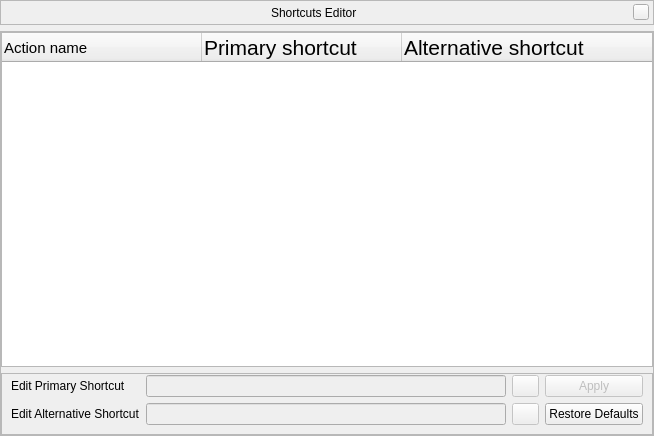
<?xml version="1.0" encoding="UTF-8"?>
<ui version="4.0">
 <class>shortcutsDialogForm</class>
 <widget class="QWidget" name="shortcutsDialogForm">
  <property name="geometry">
   <rect>
    <x>0</x>
    <y>0</y>
    <width>654</width>
    <height>436</height>
   </rect>
  </property>
  <property name="windowTitle">
   <string>Form</string>
  </property>
  <layout class="QVBoxLayout" name="verticalLayout">
   <property name="margin">
    <number>0</number>
   </property>
   <item>
    <widget class="BarFrame" name="TitleBar">
     <property name="minimumSize">
      <size>
       <width>16</width>
       <height>25</height>
      </size>
     </property>
     <property name="maximumSize">
      <size>
       <width>16777215</width>
       <height>25</height>
      </size>
     </property>
     <property name="frameShape">
      <enum>QFrame::StyledPanel</enum>
     </property>
     <property name="frameShadow">
      <enum>QFrame::Raised</enum>
     </property>
     <layout class="QHBoxLayout" name="horizontalLayout">
      <property name="leftMargin">
       <number>0</number>
      </property>
      <property name="topMargin">
       <number>0</number>
      </property>
      <property name="rightMargin">
       <number>4</number>
      </property>
      <property name="bottomMargin">
       <number>0</number>
      </property>
      <item>
       <spacer name="horizontalSpacer_2">
        <property name="orientation">
         <enum>Qt::Horizontal</enum>
        </property>
        <property name="sizeHint" stdset="0">
         <size>
          <width>40</width>
          <height>20</height>
         </size>
        </property>
       </spacer>
      </item>
      <item>
       <widget class="QLabel" name="stelWindowTitle">
        <property name="text">
         <string>Shortcuts Editor</string>
        </property>
       </widget>
      </item>
      <item>
       <spacer name="horizontalSpacer">
        <property name="orientation">
         <enum>Qt::Horizontal</enum>
        </property>
        <property name="sizeHint" stdset="0">
         <size>
          <width>40</width>
          <height>20</height>
         </size>
        </property>
       </spacer>
      </item>
      <item>
       <widget class="QPushButton" name="closeStelWindow">
        <property name="minimumSize">
         <size>
          <width>16</width>
          <height>16</height>
         </size>
        </property>
        <property name="maximumSize">
         <size>
          <width>16</width>
          <height>16</height>
         </size>
        </property>
        <property name="text">
         <string/>
        </property>
       </widget>
      </item>
     </layout>
    </widget>
   </item>
   <item>
    <widget class="QFrame" name="mainFrame">
     <property name="frameShape">
      <enum>QFrame::StyledPanel</enum>
     </property>
     <property name="frameShadow">
      <enum>QFrame::Raised</enum>
     </property>
     <layout class="QVBoxLayout" name="verticalLayout_2">
      <property name="margin">
       <number>0</number>
      </property>
      <item>
       <widget class="QTreeWidget" name="shortcutsTreeWidget">
        <property name="font">
         <font>
          <pointsize>16</pointsize>
          <weight>50</weight>
          <bold>false</bold>
         </font>
        </property>
        <property name="rootIsDecorated">
         <bool>false</bool>
        </property>
        <property name="uniformRowHeights">
         <bool>true</bool>
        </property>
        <property name="sortingEnabled">
         <bool>false</bool>
        </property>
        <property name="allColumnsShowFocus">
         <bool>true</bool>
        </property>
        <property name="headerHidden">
         <bool>false</bool>
        </property>
        <attribute name="headerDefaultSectionSize">
         <number>200</number>
        </attribute>
        <attribute name="headerHighlightSections">
         <bool>false</bool>
        </attribute>
        <attribute name="headerMinimumSectionSize">
         <number>100</number>
        </attribute>
        <column>
         <property name="text">
          <string>Action name</string>
         </property>
         <property name="font">
          <font>
           <pointsize>11</pointsize>
          </font>
         </property>
        </column>
        <column>
         <property name="text">
          <string>Primary shortcut</string>
         </property>
        </column>
        <column>
         <property name="text">
          <string>Alternative shortcut</string>
         </property>
        </column>
       </widget>
      </item>
      <item>
       <widget class="QFrame" name="editFrame">
        <property name="frameShape">
         <enum>QFrame::StyledPanel</enum>
        </property>
        <layout class="QGridLayout" name="gridLayout">
         <property name="sizeConstraint">
          <enum>QLayout::SetMaximumSize</enum>
         </property>
         <property name="leftMargin">
          <number>9</number>
         </property>
         <property name="topMargin">
          <number>1</number>
         </property>
         <property name="rightMargin">
          <number>9</number>
         </property>
         <property name="bottomMargin">
          <number>9</number>
         </property>
         <item row="1" column="0">
          <widget class="QLabel" name="primaryLabel">
           <property name="text">
            <string>Edit Primary Shortcut</string>
           </property>
          </widget>
         </item>
         <item row="1" column="1">
          <widget class="ShortcutLineEdit" name="primaryShortcutEdit">
           <property name="enabled">
            <bool>false</bool>
           </property>
          </widget>
         </item>
         <item row="2" column="0">
          <widget class="QLabel" name="altLabel">
           <property name="text">
            <string>Edit Alternative Shortcut</string>
           </property>
          </widget>
         </item>
         <item row="2" column="1">
          <widget class="ShortcutLineEdit" name="altShortcutEdit">
           <property name="enabled">
            <bool>false</bool>
           </property>
          </widget>
         </item>
         <item row="2" column="2">
          <widget class="QPushButton" name="altBackspaceButton">
           <property name="enabled">
            <bool>false</bool>
           </property>
           <property name="sizePolicy">
            <sizepolicy hsizetype="Fixed" vsizetype="Fixed">
             <horstretch>0</horstretch>
             <verstretch>0</verstretch>
            </sizepolicy>
           </property>
           <property name="maximumSize">
            <size>
             <width>27</width>
             <height>16777215</height>
            </size>
           </property>
           <property name="text">
            <string/>
           </property>
           <property name="icon">
            <iconset resource="../../data/gui/guiRes.qrc">
             <normaloff>:/graphicGui/backspace.png</normaloff>:/graphicGui/backspace.png</iconset>
           </property>
           <property name="iconSize">
            <size>
             <width>32</width>
             <height>20</height>
            </size>
           </property>
          </widget>
         </item>
         <item row="1" column="2">
          <widget class="QPushButton" name="primaryBackspaceButton">
           <property name="enabled">
            <bool>false</bool>
           </property>
           <property name="sizePolicy">
            <sizepolicy hsizetype="Fixed" vsizetype="Fixed">
             <horstretch>0</horstretch>
             <verstretch>0</verstretch>
            </sizepolicy>
           </property>
           <property name="maximumSize">
            <size>
             <width>27</width>
             <height>16777215</height>
            </size>
           </property>
           <property name="text">
            <string/>
           </property>
           <property name="icon">
            <iconset resource="../../data/gui/guiRes.qrc">
             <normaloff>:/graphicGui/backspace.png</normaloff>:/graphicGui/backspace.png</iconset>
           </property>
           <property name="iconSize">
            <size>
             <width>32</width>
             <height>20</height>
            </size>
           </property>
          </widget>
         </item>
         <item row="2" column="3">
          <widget class="QPushButton" name="restoreDefaultsButton">
           <property name="text">
            <string>Restore Defaults</string>
           </property>
          </widget>
         </item>
         <item row="1" column="3">
          <widget class="QPushButton" name="applyButton">
           <property name="enabled">
            <bool>false</bool>
           </property>
           <property name="text">
            <string>Apply</string>
           </property>
          </widget>
         </item>
        </layout>
       </widget>
      </item>
     </layout>
    </widget>
   </item>
  </layout>
 </widget>
 <customwidgets>
  <customwidget>
   <class>BarFrame</class>
   <extends>QFrame</extends>
   <header>Dialog.hpp</header>
   <container>1</container>
  </customwidget>
  <customwidget>
   <class>ShortcutLineEdit</class>
   <extends>QLineEdit</extends>
   <header>ShortcutsDialog.hpp</header>
   <slots>
    <slot>backspace()</slot>
   </slots>
  </customwidget>
 </customwidgets>
 <resources>
  <include location="../../data/gui/guiRes.qrc"/>
 </resources>
 <connections>
  <connection>
   <sender>closeStelWindow</sender>
   <signal>clicked()</signal>
   <receiver>shortcutsDialogForm</receiver>
   <slot>close()</slot>
   <hints>
    <hint type="sourcelabel">
     <x>493</x>
     <y>150</y>
    </hint>
    <hint type="destinationlabel">
     <x>260</x>
     <y>151</y>
    </hint>
   </hints>
  </connection>
  <connection>
   <sender>primaryBackspaceButton</sender>
   <signal>clicked()</signal>
   <receiver>primaryShortcutEdit</receiver>
   <slot>backspace()</slot>
   <hints>
    <hint type="sourcelabel">
     <x>540</x>
     <y>380</y>
    </hint>
    <hint type="destinationlabel">
     <x>352</x>
     <y>380</y>
    </hint>
   </hints>
  </connection>
  <connection>
   <sender>altBackspaceButton</sender>
   <signal>clicked()</signal>
   <receiver>altShortcutEdit</receiver>
   <slot>backspace()</slot>
   <hints>
    <hint type="sourcelabel">
     <x>540</x>
     <y>413</y>
    </hint>
    <hint type="destinationlabel">
     <x>352</x>
     <y>413</y>
    </hint>
   </hints>
  </connection>
  <connection>
   <sender>primaryBackspaceButton</sender>
   <signal>clicked()</signal>
   <receiver>primaryShortcutEdit</receiver>
   <slot>setFocus()</slot>
   <hints>
    <hint type="sourcelabel">
     <x>540</x>
     <y>380</y>
    </hint>
    <hint type="destinationlabel">
     <x>352</x>
     <y>380</y>
    </hint>
   </hints>
  </connection>
  <connection>
   <sender>altBackspaceButton</sender>
   <signal>clicked()</signal>
   <receiver>altShortcutEdit</receiver>
   <slot>setFocus()</slot>
   <hints>
    <hint type="sourcelabel">
     <x>540</x>
     <y>413</y>
    </hint>
    <hint type="destinationlabel">
     <x>352</x>
     <y>413</y>
    </hint>
   </hints>
  </connection>
 </connections>
</ui>
